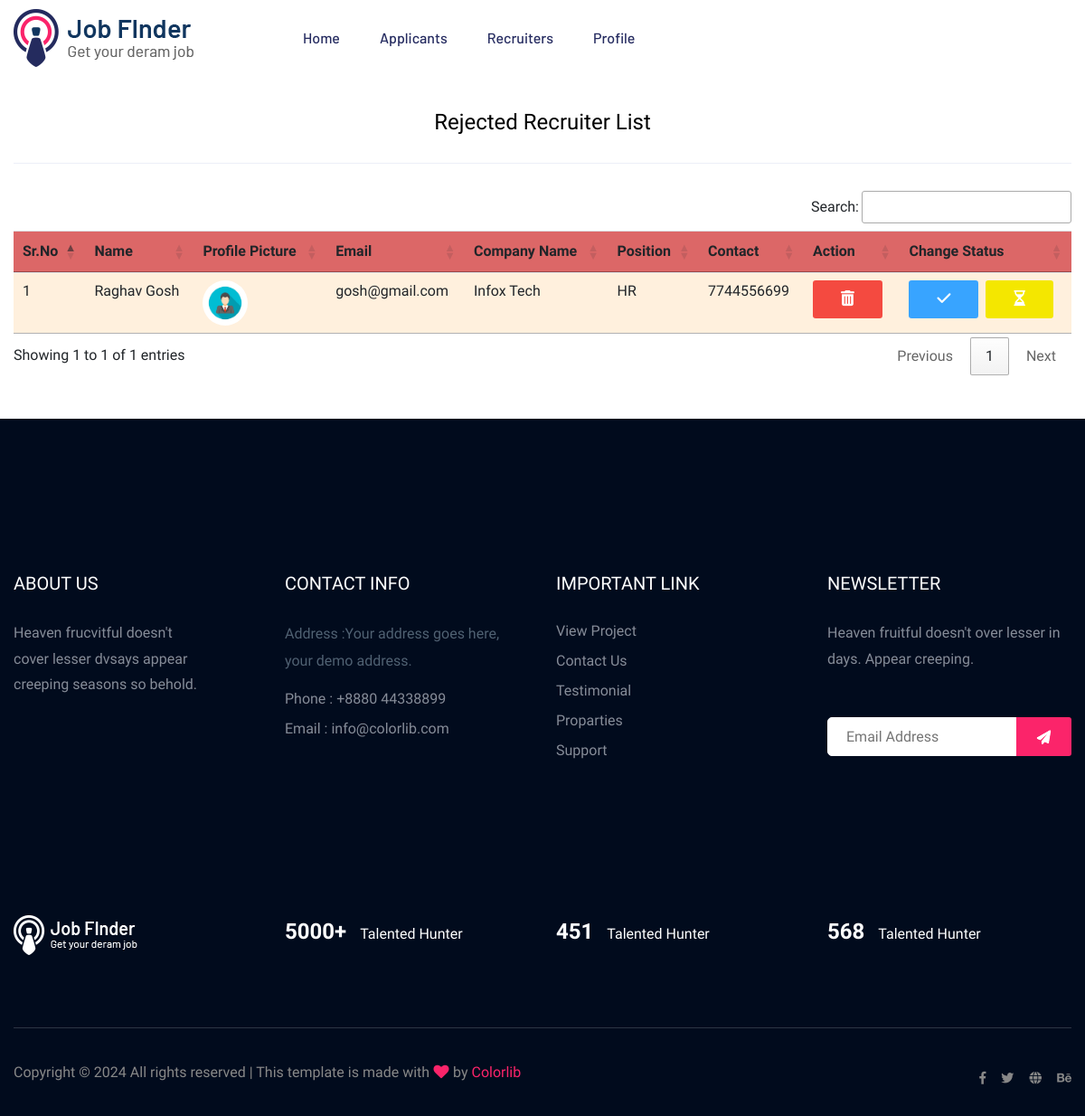
The app's page /admin_view_rejectedrecruiter (signed in) with its own data.
### jobportalapp/models.py (models this page shows)
class recruiter(models.Model):
    recruiter_id =models.ForeignKey(User, on_delete=models.CASCADE)
    phone = models.IntegerField()
    image = models.ImageField(upload_to='Recruiter profile/')
    companyname= models.CharField(max_length=60)
    position=models.CharField(max_length=30)
    status=models.CharField(max_length=30,default=False)

class User(AbstractUser):
    usertype = models.CharField(max_length=20)

### jobportalapp/views.py (the view)
# urls.py: path("admin_view_rejectedrecruiter", views.admin_view_rejectedrecruiter, name="admin_view_rejectedrecruiter"),
def admin_view_rejectedrecruiter(request):
    id=request.session.get('id', None)
    if id is not None:
        data=recruiter.objects.all().filter(status='rejected').order_by('-id')
        return render(request,'admin_view_rejectedrecruiter.html', {'data':data})
    else:
        messages.warning(request,'Invalid session data. Please log in again.')
        return redirect('loginpage')

### jobportalapp/context_processors.py (called while the page is built)
def recruiter_info(request):
    recruiter_image = ''
    recruiter_company = ''
    if request.user.is_authenticated and request.user.usertype == 'recruiter':
        try:
            recruiter_data = recruiter.objects.get(recruiter_id=request.user)
            recruiter_image = recruiter_data.image.url
        except recruiter.DoesNotExist:
            pass
    return {
        'recruiter_image': recruiter_image,
        'recruiter_company': recruiter_company,
    }

def jobseeker_info(request):
    jobseeker_image = ''
    if request.user.is_authenticated and request.user.usertype == 'jobseeker':
        try:
            jobseeker_data = jobseeker.objects.get(emp_id=request.user)
            jobseeker_image = jobseeker_data.image.url
        except recruiter.DoesNotExist:
            pass
    return {
        'jobseeker_image': jobseeker_image,
    }

### jobportalapp/templates/admin_view_rejectedrecruiter.html
{% extends 'admin_base.html' %}
{% load static %}
{% block content %}
<div class="container" style="margin-top: 3%;">
    <div class="panel panel-primary">
        <div class="panel-heading">
            <h4 class="panel-title text-center" style="color: black;">Rejected Recruiter List</h4>
            <hr>
        </div>
        <table class="table table-hover" id="example">
            <thead style="background-color:rgb(220, 103, 103)">
                <tr >
                    <th>Sr.No</th>
                    <th>Name</th>
                    <th>Profile Picture</th>
                    <th>Email</th>
                    <th>Company Name</th>
                    <th>Position</th>
                    <th>Contact</th>
                    <th>Action</th>
                    <th>Change Status</th>
                </tr>
            </thead>
            {% for i in data %}
            <tr style="background-color:rgb(255, 240, 221);">
                <td>{{ forloop.counter}}</td>
                <td> {{i.recruiter_id.first_name}} {{i.recruiter_id.last_name}}</td>
                <td> <img src="{{ i.image.url }}" alt="Profile Pic" height="50px" width="50px"
                        style="border-radius: 50%;" /></td>
                <td>{{i.recruiter_id.email}}</td>
                <td>{{ i.companyname }}</td>
                <td>{{ i.position }}</td>
                <td>{{i.phone}}</td>
                <td>
                     <a class="genric-btn danger btn-sm"  onclick="return confirm(' Do you want to delete this record?')"
                     href="admin_delete_rejectedrecruiter/{{ i.id }}"><span class="fa-solid fa-trash-can fa-lg"></span></a>&nbsp;
                    </td>
                    <td>
                        <a class="genric-btn info btn-sm" onclick="return confirm(' Do you want to accept this record?')"
                        href="admin_approve_rejectedrecruiter/{{ i.id }}"><span
                            class="fa-solid fa-check fa-lg"></span></a>&nbsp;
                     <a class="genric-btn warning btn-sm" onclick="return confirm(' Do you want to move this record pending list?')"
                     href="admin_pending_rejectedrecruiter/{{ i.id }}"><span class="fa-regular fa-hourglass-half fa-lg"></span></a>
                    </td>
            {% endfor %}
        </table>
    </div>
</div>
<br><br>
{% endblock content %}

### records on screen
recruiter: recruiter_id.first_name "Raghav", recruiter_id.last_name "Gosh", image (picture), recruiter_id.email "gosh@gmail.com", companyname "Infox Tech", position "HR", phone "7744556699"
